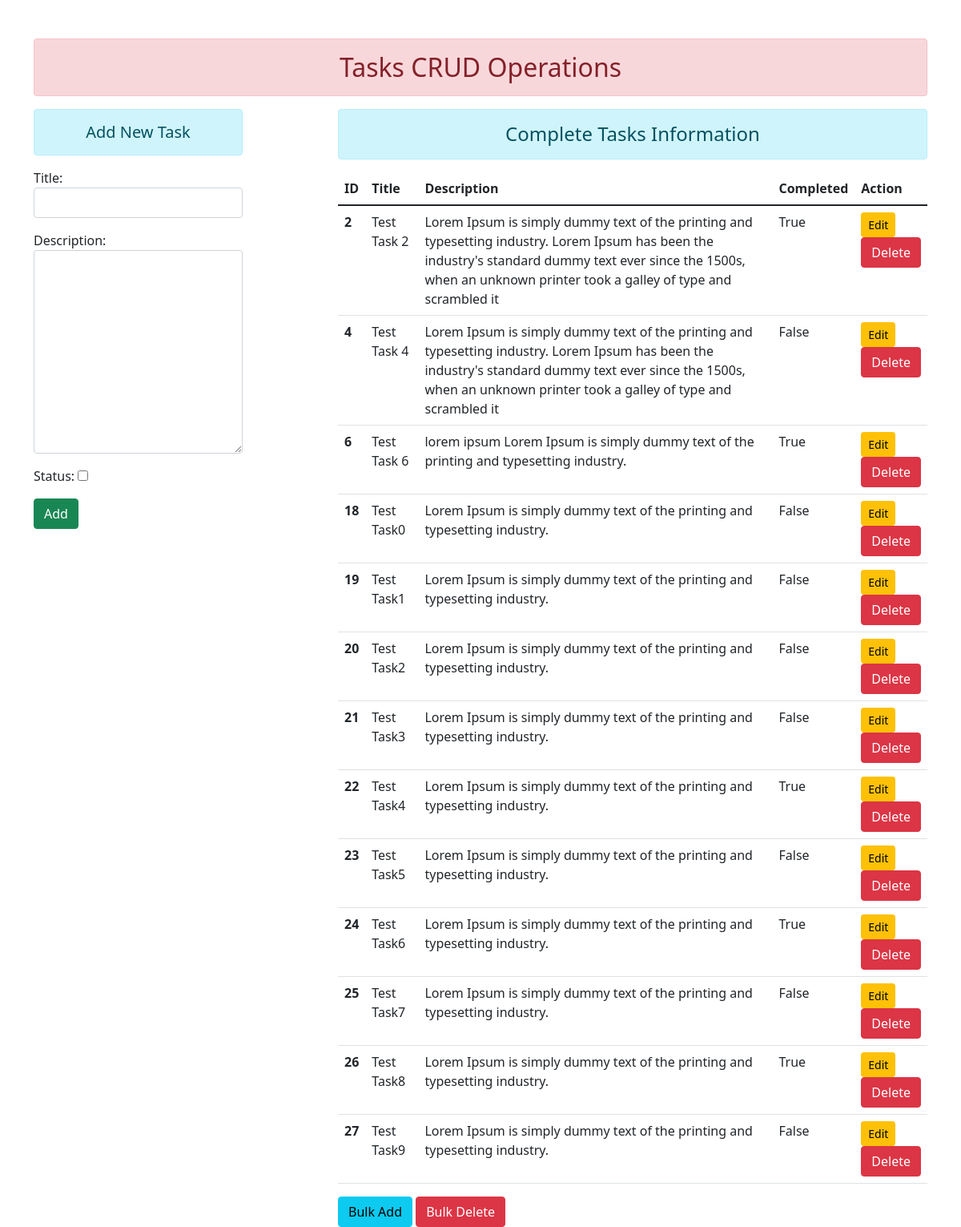
Before: / with the older database file.
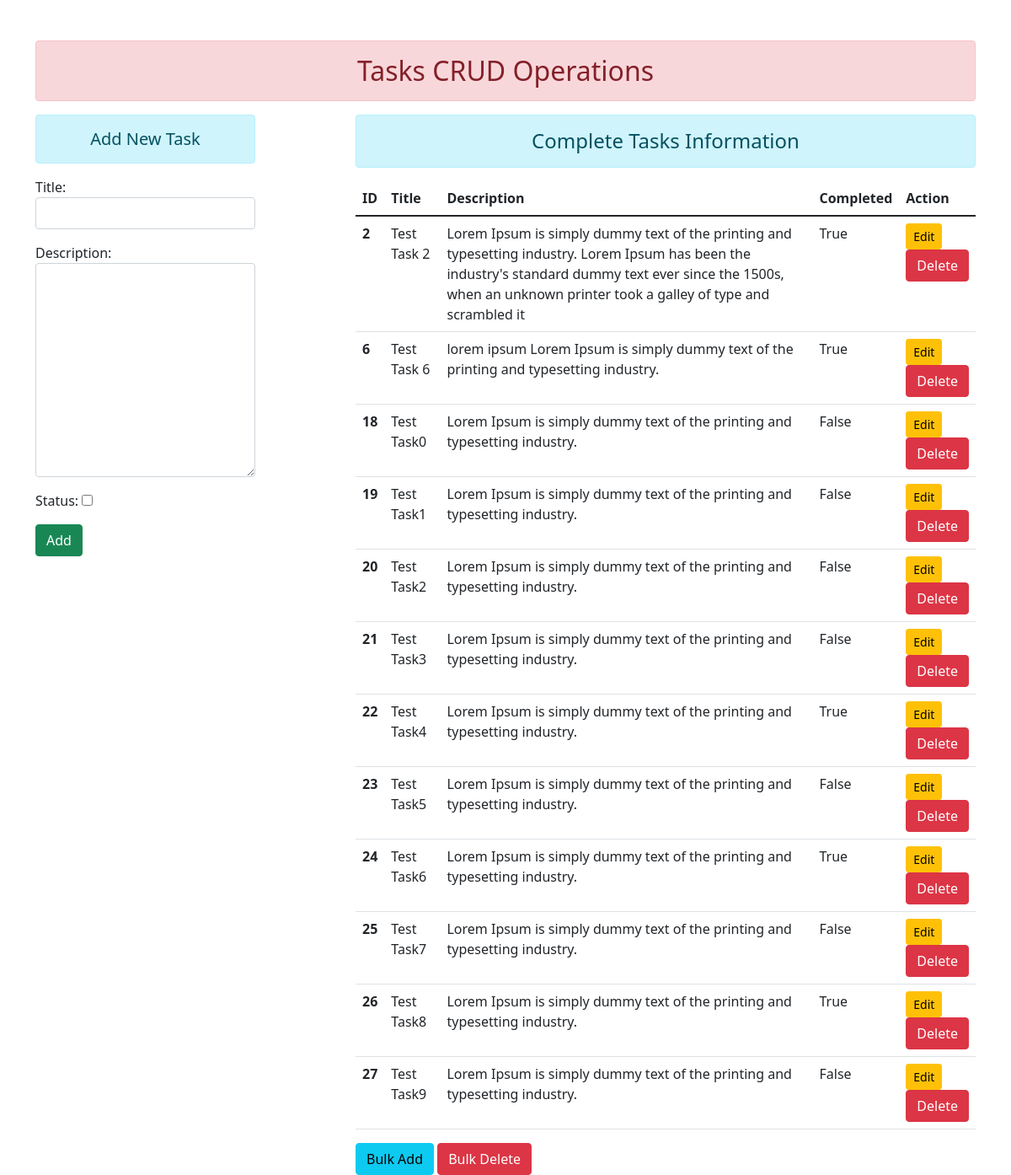
After: the same page with the newer database file.
### authentication/models.py (models this page shows)
class Task(models.Model):
    title = models.CharField(max_length=70)
    description = models.TextField(max_length=250)
    status =  models.BooleanField(default=False)
    deleteall =  models.BooleanField(default=False)

### authentication/views.py (the view)
# urls.py: path('', views.add_show,name="addandshow"),
def add_show(request):
    if request.method == 'POST':
        fm = TaskRegistration(request.POST)
        if fm.is_valid():
            nm = fm.cleaned_data['title']
            em = fm.cleaned_data['description']
            st = fm.cleaned_data['status']
            reg = Task(title = nm, description = em,status=st)
            reg.save()
            return HttpResponseRedirect("/addandshow/")
    else:
        fm = TaskRegistration()
    stud = Task.objects.all()
    return render(request,"authentication/addandshow.html", {'form':fm, 'stu':stud })

### authentication/forms.py
class TaskRegistration(forms.ModelForm):
    class Meta:
        model = Task
        fields = ['title','description','status']
        widgets = {
            'title' : forms.TextInput(attrs={'class':'form-control'}),
            'description' : forms.Textarea(attrs={'class':'form-control'}),
        }

### authentication/templates/authentication/addandshow.html (shortened to what this page needs)
{% extends 'authentication/base.html' %}
{% block content %}
<div class="row">
    <div class="col-sm-3">
        <h5 class="text-center alert alert-info"> Add New Task</h4>
        <form action ="" method="POST">
        {{ form.as_p }}
        <input type ="submit"  class="btn btn-success" value ="Add">
        </form>
    </div>
    <div class="col-sm-8 offset-1">
        <h4 class="text-center alert alert-info">Complete Tasks Information</h4>
         {% if stu %}
         <table class="table table-hover">
            <thead>
              <tr>
                <th scope="col">ID</th>
                <th scope="col">Title</th>
                <th scope="col">Description</th>
                <th scope="col">Completed</th>
                <th scope="col">Action</th>
              </tr>
            </thead>
            <tbody>
             {% for st in stu %}
              <tr>
                <th scope="row">{{st.id}}</th>
                <td>{{st.title}}</td>
                <td>{{st.description}}</td>
                <td>{{st.status}}</td>
                <td>
                  <a href="{% url 'updatedata' st.id %}" class="btn btn-warning btn-sm" data-inline="true">Edit</a>
                    <form action ="{% url 'deletedata' st.id %}" method ="post" data-inline="true"">
                        <input type="submit" class = "btn btn-danger" value="Delete">
                    </form>
                </td>
              </tr>
             {% endfor %}
            </tbody>
          </table>
          <div>
            <a href= "{% url 'generate' %}" class="btn btn-info"> Bulk Add</a>
            <a href= "{% url 'deleteall' %}" class="btn btn-danger"> Bulk Delete</a>
          </div>
        {% else %}
          <h4 class="text-center alert alert-warning"> No Records</h4>
        {% endif %}
    </div>
</div>
{% endblock content %}

Changed rows visible on the page:
removed Task: id "4", title "Test Task 4", description "Lorem Ipsum is simply dummy text of the printing and typesetting industry. Lorem Ipsum has been the industry's standard dummy text ever since the 1500s, when an unknown printer took a galley of type and scrambled it", status "False"
